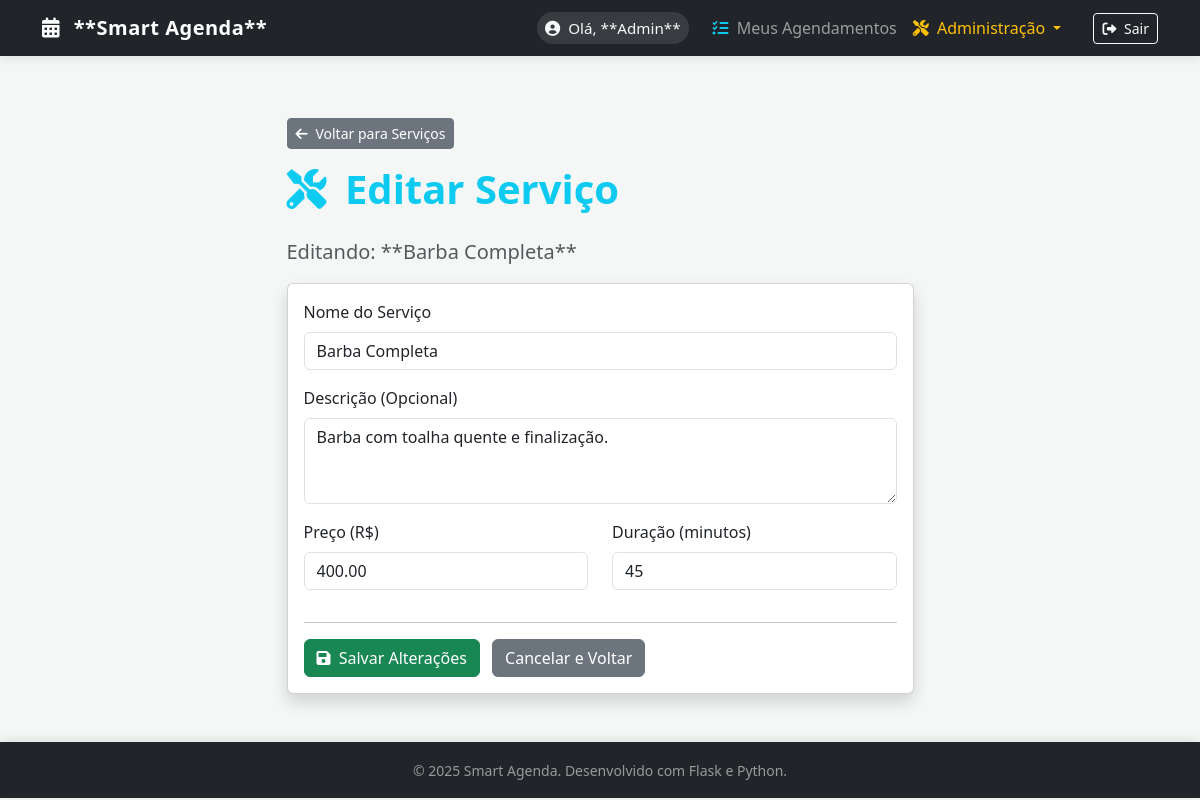
/services/edit/2 (signed in), run on an earlier commit of the app's database.
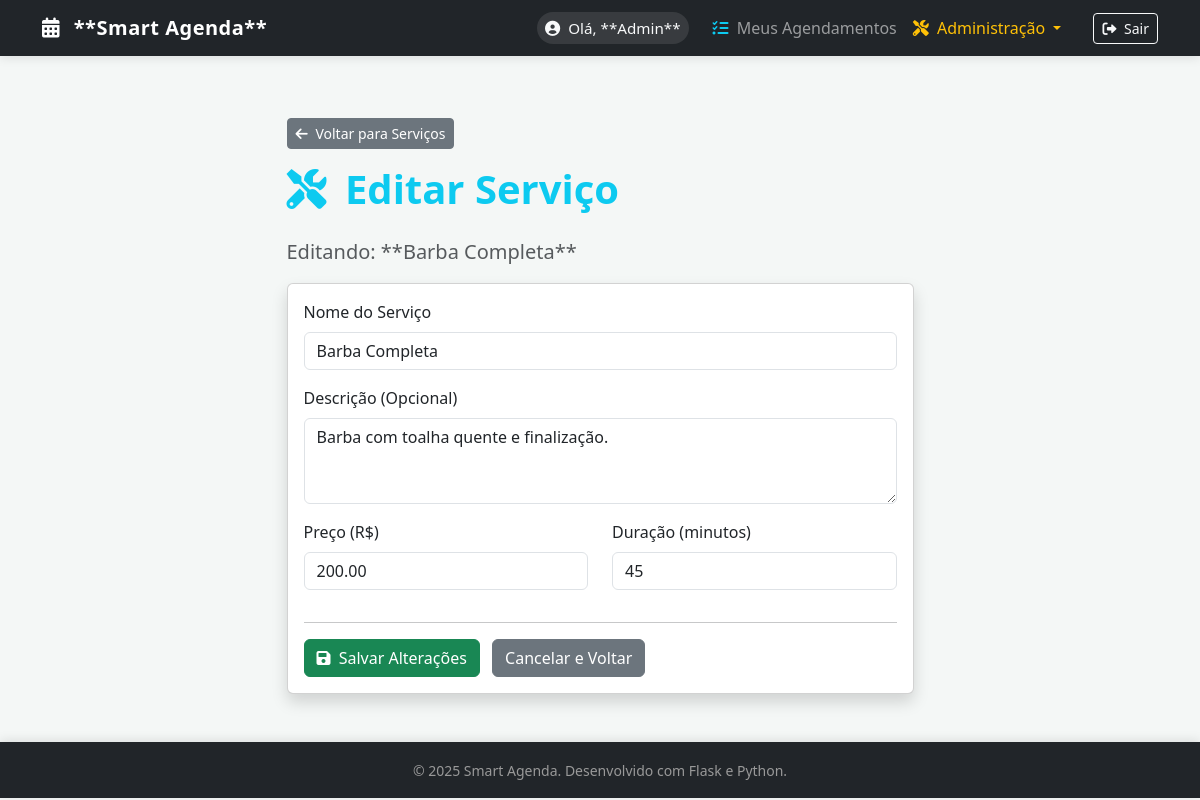
And on a later commit of the database.
### app/models.py (models this page shows, shortened)
class Service(db.Model):
    id = db.Column(db.Integer, primary_key=True)
    nome = db.Column(db.String(100), nullable=False)
    descricao = db.Column(db.String(255))
    preco = db.Column(db.Float, nullable=False)
    duracao_minutos = db.Column(db.Integer, nullable=False)

### app/services/routes.py (the view, shortened to what this page needs)
@bp.route('/edit/<int:service_id>', methods=['GET', 'POST'])
@login_required
@admin_required
def edit_service(service_id):
    service = Service.query.get_or_404(service_id)
    return render_template('services/edit_service.html', # 💡 CORRIGIDO o caminho do template, se necessário
                           title=f'Editar Serviço: {service.nome}',
                           service=service)

### app/templates/services/edit_service.html
{% extends "base.html" %}
{% block content %}
<div class="container mt-5">
    <div class="row justify-content-center">
        <div class="col-md-7">
            <a href="{{ url_for('services.list_services') }}" class="btn btn-secondary btn-sm mb-3">
                <i class="fas fa-arrow-left me-1"></i> Voltar para Serviços
            </a>
            <h1 class="display-6 fw-bold text-info mb-4">
                <i class="fas fa-tools me-2"></i> Editar Serviço
            </h1>
            <p class="lead text-muted">
                Editando: **{{ service.nome }}**
            </p>
            <div class="card shadow">
                <div class="card-body">
                    <form method="POST" action="{{ url_for('services.edit_service', service_id=service.id) }}">
                        <div class="mb-3">
                            <label for="nome" class="form-label">Nome do Serviço</label>
                            <input type="text" class="form-control" id="nome" name="nome"
                                   value="{{ service.nome }}" required>
                        </div>
                        <div class="mb-3">
                            <label for="descricao" class="form-label">Descrição (Opcional)</label>
                            <textarea class="form-control" id="descricao" name="descricao" rows="3">{{ service.descricao or '' }}</textarea>
                        </div>
                        <div class="row">
                            <div class="col-md-6 mb-3">
                                <label for="preco" class="form-label">Preço (R$)</label>
                                <input type="number" step="0.01" min="0" class="form-control" id="preco" name="preco"
                                       value="{{ '%.2f'|format(service.preco) }}" required>
                            </div>
                            <div class="col-md-6 mb-3">
                                <label for="duracao_minutos" class="form-label">Duração (minutos)</label>
                                <input type="number" min="5" step="5" class="form-control" id="duracao_minutos" name="duracao_minutos"
                                       value="{{ service.duracao_minutos }}" required>
                            </div>
                        </div>
                        <hr>
                        <button type="submit" class="btn btn-success me-2">
                            <i class="fas fa-save me-1"></i> Salvar Alterações
                        </button>
                        <a href="{{ url_for('services.list_services') }}" class="btn btn-secondary">
                            Cancelar e Voltar
                        </a>
                    </form>
                </div>
            </div>
        </div>
    </div>
</div>
{% endblock %}

What changed in the data, as far as the page shows it:
changed Service "Barba Completa": preco "400.00" → "200.00"
